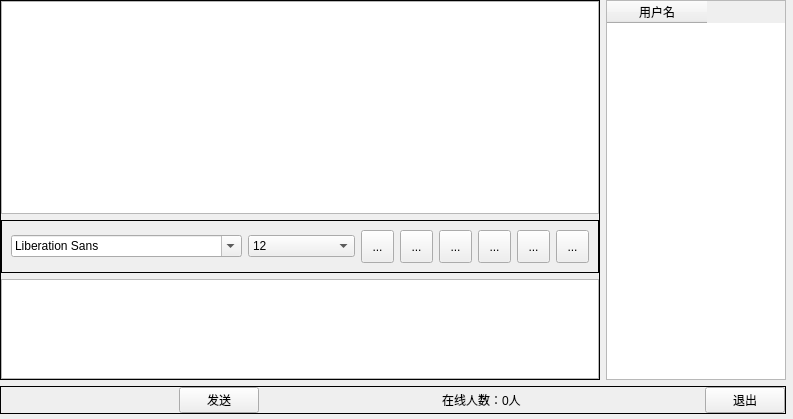
<?xml version="1.0" encoding="UTF-8"?>
<ui version="4.0">
 <class>DialogList</class>
 <widget class="QWidget" name="DialogList">
  <property name="geometry">
   <rect>
    <x>0</x>
    <y>0</y>
    <width>793</width>
    <height>419</height>
   </rect>
  </property>
  <property name="windowTitle">
   <string>Form</string>
  </property>
  <widget class="QWidget" name="widget_6" native="true">
   <property name="geometry">
    <rect>
     <x>0</x>
     <y>0</y>
     <width>786</width>
     <height>414</height>
    </rect>
   </property>
   <layout class="QVBoxLayout" name="verticalLayout_3">
    <property name="leftMargin">
     <number>0</number>
    </property>
    <property name="topMargin">
     <number>0</number>
    </property>
    <property name="rightMargin">
     <number>0</number>
    </property>
    <property name="bottomMargin">
     <number>0</number>
    </property>
    <item>
     <widget class="QWidget" name="widget_4" native="true">
      <property name="minimumSize">
       <size>
        <width>0</width>
        <height>0</height>
       </size>
      </property>
      <layout class="QHBoxLayout" name="horizontalLayout_4">
       <property name="leftMargin">
        <number>0</number>
       </property>
       <property name="topMargin">
        <number>0</number>
       </property>
       <property name="rightMargin">
        <number>0</number>
       </property>
       <property name="bottomMargin">
        <number>0</number>
       </property>
       <item>
        <widget class="QWidget" name="widget_2" native="true">
         <layout class="QHBoxLayout" name="horizontalLayout_3">
          <property name="leftMargin">
           <number>0</number>
          </property>
          <property name="topMargin">
           <number>0</number>
          </property>
          <property name="rightMargin">
           <number>0</number>
          </property>
          <property name="bottomMargin">
           <number>0</number>
          </property>
          <item>
           <widget class="QFrame" name="frame_3">
            <property name="frameShape">
             <enum>QFrame::Box</enum>
            </property>
            <layout class="QVBoxLayout" name="verticalLayout">
             <property name="leftMargin">
              <number>0</number>
             </property>
             <property name="topMargin">
              <number>0</number>
             </property>
             <property name="rightMargin">
              <number>0</number>
             </property>
             <property name="bottomMargin">
              <number>0</number>
             </property>
             <item>
              <widget class="QTextBrowser" name="msgBrowser"/>
             </item>
             <item>
              <widget class="QFrame" name="frame_2">
               <property name="frameShape">
                <enum>QFrame::Box</enum>
               </property>
               <layout class="QHBoxLayout" name="horizontalLayout_2">
                <item>
                 <widget class="QFontComboBox" name="fontCbx"/>
                </item>
                <item>
                 <widget class="QComboBox" name="sizeCbx">
                  <property name="currentIndex">
                   <number>4</number>
                  </property>
                  <item>
                   <property name="text">
                    <string>8</string>
                   </property>
                  </item>
                  <item>
                   <property name="text">
                    <string>9</string>
                   </property>
                  </item>
                  <item>
                   <property name="text">
                    <string>10</string>
                   </property>
                  </item>
                  <item>
                   <property name="text">
                    <string>11</string>
                   </property>
                  </item>
                  <item>
                   <property name="text">
                    <string>12</string>
                   </property>
                  </item>
                  <item>
                   <property name="text">
                    <string>13</string>
                   </property>
                  </item>
                  <item>
                   <property name="text">
                    <string>14</string>
                   </property>
                  </item>
                  <item>
                   <property name="text">
                    <string>15</string>
                   </property>
                  </item>
                  <item>
                   <property name="text">
                    <string>16</string>
                   </property>
                  </item>
                  <item>
                   <property name="text">
                    <string>17</string>
                   </property>
                  </item>
                  <item>
                   <property name="text">
                    <string>18</string>
                   </property>
                  </item>
                  <item>
                   <property name="text">
                    <string>19</string>
                   </property>
                  </item>
                  <item>
                   <property name="text">
                    <string>20</string>
                   </property>
                  </item>
                  <item>
                   <property name="text">
                    <string>21</string>
                   </property>
                  </item>
                  <item>
                   <property name="text">
                    <string>22</string>
                   </property>
                  </item>
                 </widget>
                </item>
                <item>
                 <widget class="QToolButton" name="boldTBtn">
                  <property name="minimumSize">
                   <size>
                    <width>33</width>
                    <height>33</height>
                   </size>
                  </property>
                  <property name="toolTip">
                   <string>加粗</string>
                  </property>
                  <property name="text">
                   <string>...</string>
                  </property>
                  <property name="icon">
                   <iconset resource="res.qrc">
                    <normaloff>:/images/bold.png</normaloff>:/images/bold.png</iconset>
                  </property>
                  <property name="iconSize">
                   <size>
                    <width>26</width>
                    <height>26</height>
                   </size>
                  </property>
                  <property name="checkable">
                   <bool>true</bool>
                  </property>
                 </widget>
                </item>
                <item>
                 <widget class="QToolButton" name="italicTBtn">
                  <property name="minimumSize">
                   <size>
                    <width>33</width>
                    <height>33</height>
                   </size>
                  </property>
                  <property name="toolTip">
                   <string>倾斜</string>
                  </property>
                  <property name="text">
                   <string>...</string>
                  </property>
                  <property name="icon">
                   <iconset resource="res.qrc">
                    <normaloff>:/images/italic.png</normaloff>:/images/italic.png</iconset>
                  </property>
                  <property name="iconSize">
                   <size>
                    <width>26</width>
                    <height>26</height>
                   </size>
                  </property>
                  <property name="checkable">
                   <bool>true</bool>
                  </property>
                 </widget>
                </item>
                <item>
                 <widget class="QToolButton" name="underlineTBtn">
                  <property name="minimumSize">
                   <size>
                    <width>33</width>
                    <height>33</height>
                   </size>
                  </property>
                  <property name="toolTip">
                   <string>下划线</string>
                  </property>
                  <property name="text">
                   <string>...</string>
                  </property>
                  <property name="icon">
                   <iconset resource="res.qrc">
                    <normaloff>:/images/under.png</normaloff>:/images/under.png</iconset>
                  </property>
                  <property name="iconSize">
                   <size>
                    <width>26</width>
                    <height>26</height>
                   </size>
                  </property>
                  <property name="checkable">
                   <bool>true</bool>
                  </property>
                 </widget>
                </item>
                <item>
                 <widget class="QToolButton" name="colorTBtn">
                  <property name="minimumSize">
                   <size>
                    <width>33</width>
                    <height>33</height>
                   </size>
                  </property>
                  <property name="toolTip">
                   <string>更改字体颜色</string>
                  </property>
                  <property name="text">
                   <string>...</string>
                  </property>
                  <property name="icon">
                   <iconset resource="res.qrc">
                    <normaloff>:/images/color.png</normaloff>:/images/color.png</iconset>
                  </property>
                  <property name="iconSize">
                   <size>
                    <width>26</width>
                    <height>26</height>
                   </size>
                  </property>
                 </widget>
                </item>
                <item>
                 <widget class="QToolButton" name="saveTBtn">
                  <property name="minimumSize">
                   <size>
                    <width>33</width>
                    <height>33</height>
                   </size>
                  </property>
                  <property name="toolTip">
                   <string>保存聊天记录</string>
                  </property>
                  <property name="text">
                   <string>...</string>
                  </property>
                  <property name="icon">
                   <iconset resource="res.qrc">
                    <normaloff>:/images/save.png</normaloff>:/images/save.png</iconset>
                  </property>
                  <property name="iconSize">
                   <size>
                    <width>26</width>
                    <height>26</height>
                   </size>
                  </property>
                 </widget>
                </item>
                <item>
                 <widget class="QToolButton" name="clearTBtn">
                  <property name="minimumSize">
                   <size>
                    <width>33</width>
                    <height>33</height>
                   </size>
                  </property>
                  <property name="toolTip">
                   <string>清空聊天记录</string>
                  </property>
                  <property name="text">
                   <string>...</string>
                  </property>
                  <property name="icon">
                   <iconset resource="res.qrc">
                    <normaloff>:/images/clear.png</normaloff>:/images/clear.png</iconset>
                  </property>
                  <property name="iconSize">
                   <size>
                    <width>26</width>
                    <height>26</height>
                   </size>
                  </property>
                 </widget>
                </item>
               </layout>
              </widget>
             </item>
             <item>
              <widget class="QTextEdit" name="msgTxtEdit">
               <property name="maximumSize">
                <size>
                 <width>16777215</width>
                 <height>100</height>
                </size>
               </property>
              </widget>
             </item>
            </layout>
           </widget>
          </item>
         </layout>
        </widget>
       </item>
       <item>
        <widget class="QTableWidget" name="usrTblWidget">
         <property name="minimumSize">
          <size>
           <width>180</width>
           <height>0</height>
          </size>
         </property>
         <property name="maximumSize">
          <size>
           <width>180</width>
           <height>16777215</height>
          </size>
         </property>
         <property name="selectionMode">
          <enum>QAbstractItemView::SingleSelection</enum>
         </property>
         <property name="selectionBehavior">
          <enum>QAbstractItemView::SelectRows</enum>
         </property>
         <property name="showGrid">
          <bool>false</bool>
         </property>
         <column>
          <property name="text">
           <string>用户名</string>
          </property>
         </column>
        </widget>
       </item>
      </layout>
     </widget>
    </item>
    <item>
     <widget class="QFrame" name="frame_5">
      <property name="frameShape">
       <enum>QFrame::Box</enum>
      </property>
      <layout class="QHBoxLayout" name="horizontalLayout_5">
       <property name="leftMargin">
        <number>0</number>
       </property>
       <property name="topMargin">
        <number>0</number>
       </property>
       <property name="rightMargin">
        <number>0</number>
       </property>
       <property name="bottomMargin">
        <number>0</number>
       </property>
       <item>
        <spacer name="horizontalSpacer">
         <property name="orientation">
          <enum>Qt::Horizontal</enum>
         </property>
         <property name="sizeHint" stdset="0">
          <size>
           <width>40</width>
           <height>20</height>
          </size>
         </property>
        </spacer>
       </item>
       <item>
        <widget class="QPushButton" name="sendBtn">
         <property name="text">
          <string>发送</string>
         </property>
        </widget>
       </item>
       <item>
        <spacer name="horizontalSpacer_2">
         <property name="orientation">
          <enum>Qt::Horizontal</enum>
         </property>
         <property name="sizeHint" stdset="0">
          <size>
           <width>40</width>
           <height>20</height>
          </size>
         </property>
        </spacer>
       </item>
       <item>
        <widget class="QLabel" name="usrNumLbl">
         <property name="text">
          <string>在线人数：0人</string>
         </property>
        </widget>
       </item>
       <item>
        <spacer name="horizontalSpacer_3">
         <property name="orientation">
          <enum>Qt::Horizontal</enum>
         </property>
         <property name="sizeHint" stdset="0">
          <size>
           <width>40</width>
           <height>20</height>
          </size>
         </property>
        </spacer>
       </item>
       <item>
        <widget class="QPushButton" name="exitBtn">
         <property name="text">
          <string>退出</string>
         </property>
        </widget>
       </item>
      </layout>
     </widget>
    </item>
   </layout>
  </widget>
  <widget class="QWidget" name="widget" native="true">
   <property name="geometry">
    <rect>
     <x>190</x>
     <y>518</y>
     <width>786</width>
     <height>0</height>
    </rect>
   </property>
   <layout class="QHBoxLayout" name="horizontalLayout">
    <property name="leftMargin">
     <number>0</number>
    </property>
    <property name="topMargin">
     <number>0</number>
    </property>
    <property name="rightMargin">
     <number>0</number>
    </property>
    <property name="bottomMargin">
     <number>0</number>
    </property>
   </layout>
  </widget>
  <widget class="QWidget" name="widget_3" native="true">
   <property name="geometry">
    <rect>
     <x>190</x>
     <y>90</y>
     <width>786</width>
     <height>0</height>
    </rect>
   </property>
   <layout class="QVBoxLayout" name="verticalLayout_2">
    <property name="leftMargin">
     <number>0</number>
    </property>
    <property name="topMargin">
     <number>0</number>
    </property>
    <property name="rightMargin">
     <number>0</number>
    </property>
    <property name="bottomMargin">
     <number>0</number>
    </property>
   </layout>
  </widget>
 </widget>
 <resources>
  <include location="res.qrc"/>
 </resources>
 <connections/>
</ui>
